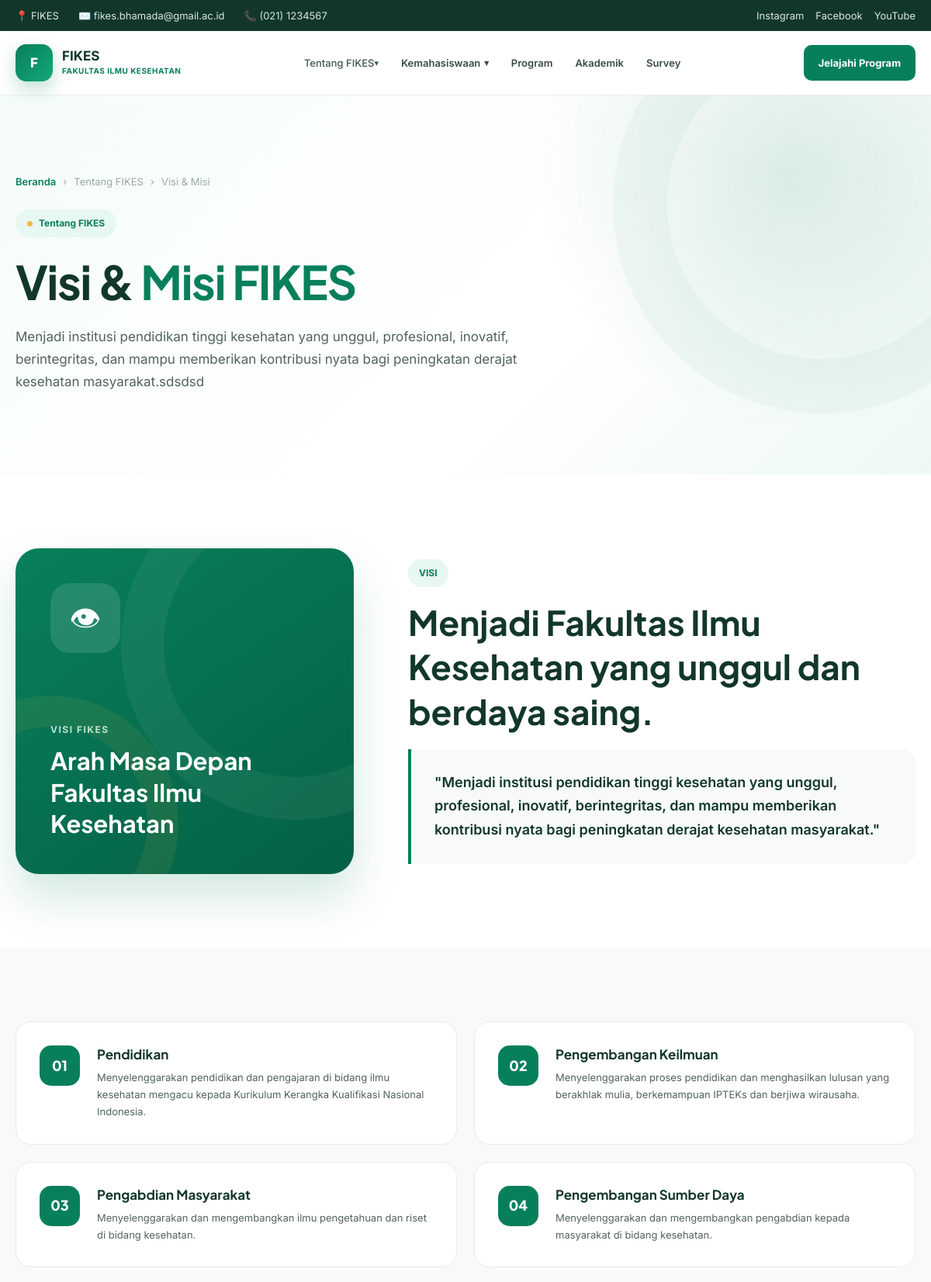
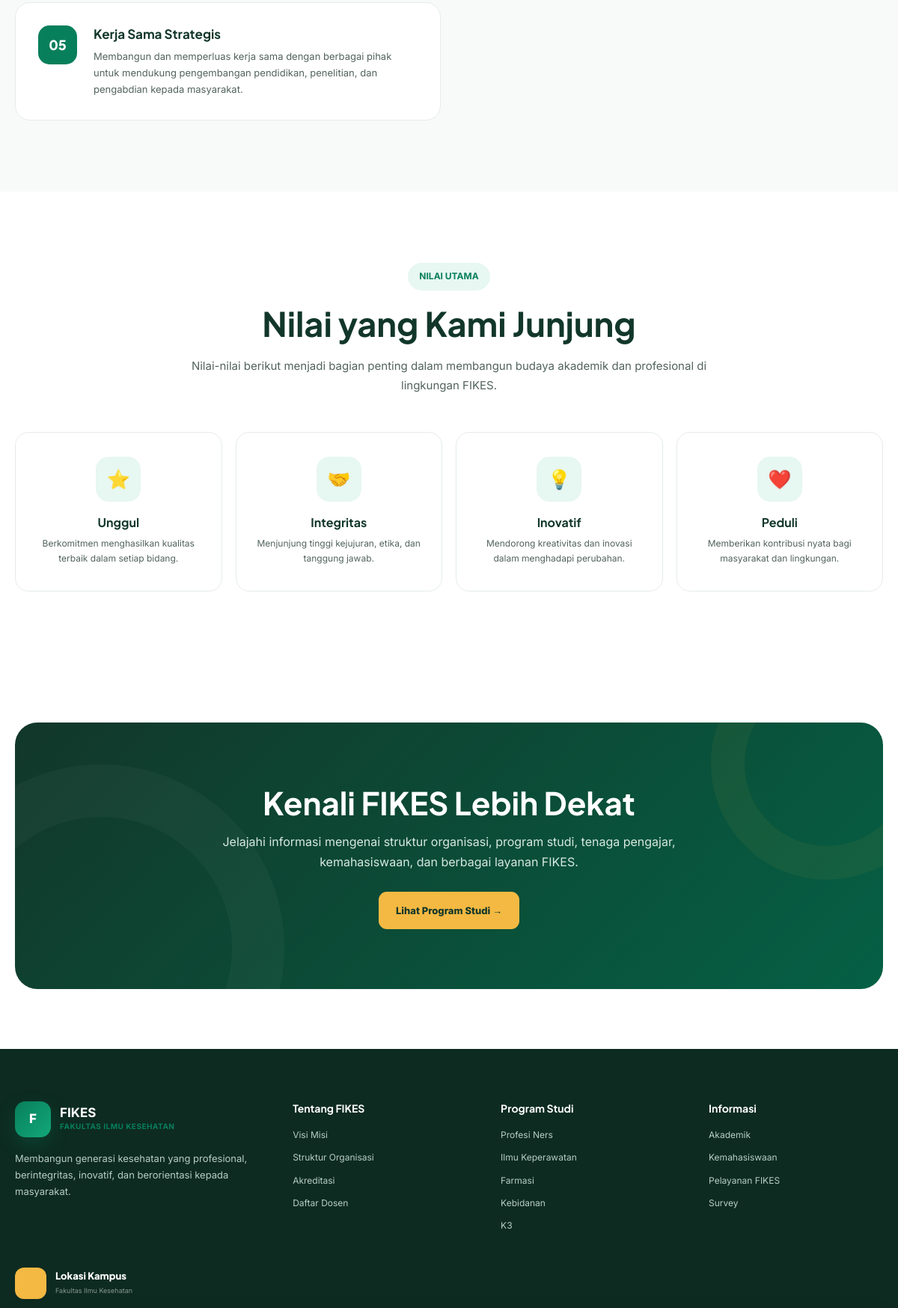
Screenshot of /page/visi-misi/visi-misi.php (upper part) with the database file from the repository (2 pictures, top to bottom).
### tables this page shows
CREATE TABLE `pengaturan` (
  `id` int(10) UNSIGNED NOT NULL,
  `nama_kampus` varchar(180) DEFAULT 'Fakultas Ilmu Kesehatan',
  `email` varchar(150) DEFAULT 'info@fikes.ac.id',
  `telepon` varchar(50) DEFAULT '(021) 1234567',
  `alamat` text DEFAULT NULL,
  `instagram` varchar(255) DEFAULT NULL,
  `facebook` varchar(255) DEFAULT NULL,
  `youtube` varchar(255) DEFAULT NULL,
  `maps_embed` text DEFAULT NULL
);

CREATE TABLE `visi_misi` (
  `id` int(10) UNSIGNED NOT NULL,
  `visi` text NOT NULL,
  `created_at` timestamp NOT NULL DEFAULT current_timestamp(),
  `updated_at` timestamp NOT NULL DEFAULT current_timestamp() ON UPDATE current_timestamp()
);

CREATE TABLE `misi` (
  `id` int(10) UNSIGNED NOT NULL,
  `nomor` int(11) NOT NULL,
  `judul` varchar(150) NOT NULL,
  `isi` text NOT NULL,
  `created_at` timestamp NOT NULL DEFAULT current_timestamp()
);

### page/includes/site-settings.php (called while the page is built, shortened)
<?php
function fikes_setting_value(array $row, array $aliases, string $default = ''): string
{
    foreach ($aliases as $key) {
        if (array_key_exists($key, $row) && trim((string)$row[$key]) !== '') {
            return trim((string)$row[$key]);
        }
    }
    return $default;
}
function fikes_find_settings_table(PDO $pdo): ?array
{
    $preferred = [
        'pengaturan_website', 'pengaturan_web', 'pengaturan',
        'website_settings', 'site_settings', 'settings',
        'konfigurasi_website', 'konfigurasi'
    ];
    $tables = $pdo->query("SELECT TABLE_NAME FROM information_schema.TABLES WHERE TABLE_SCHEMA = DATABASE() AND TABLE_TYPE='BASE TABLE'")->fetchAll(PDO::FETCH_COLUMN);
    $tables = array_values(array_unique(array_map('strval', $tables)));
    $ordered = [];
    foreach ($preferred as $name) if (in_array($name, $tables, true)) $ordered[] = $name;
    foreach ($tables as $name) if (!in_array($name, $ordered, true)) $ordered[] = $name;
    $best = null;
    $bestScore = 0;
    foreach ($ordered as $table) {
        $st = $pdo->prepare("SELECT COLUMN_NAME FROM information_schema.COLUMNS WHERE TABLE_SCHEMA = DATABASE() AND TABLE_NAME = ? ORDER BY ORDINAL_POSITION");
        $st->execute([$table]);
        $cols = $st->fetchAll(PDO::FETCH_COLUMN);
        $lc = array_map('strtolower', $cols);
        $score = 0;
        foreach (['nama_website','nama_website','site_name','website_name','email','telepon','alamat','instagram','facebook','youtube','logo','google_maps','maps','copyright','deskripsi'] as $c) {
            if (in_array($c, $lc, true)) $score += 2;
        }
        foreach (['key','setting_key','nama','kunci'] as $c) if (in_array($c,$lc,true)) $score += 1;
        foreach (['value','setting_value','nilai','isi'] as $c) if (in_array($c,$lc,true)) $score += 1;
        if (in_array($table, $preferred, true)) $score += 5;
        if ($score > $bestScore) { $bestScore = $score; $best = ['table'=>$table,'columns'=>$cols]; }
    }
    return $bestScore >= 3 ? $best : null;
}
function fikes_load_site_settings(PDO $pdo): array
{
    $found = fikes_find_settings_table($pdo);
    $table = str_replace('`','', $found['table']);
    $columns = array_map('strtolower', $found['columns']);
    $quoted = '`' . str_replace('`','``',$table) . '`';
    $rows = $pdo->query("SELECT * FROM $quoted LIMIT 1")->fetch(PDO::FETCH_ASSOC);
    $row = array_change_key_case($rows, CASE_LOWER);
    $keyCol = null; $valueCol = null;
    return $row;
}
function fikes_site_settings(PDO $pdo): array
{
    $cache = fikes_load_site_settings($pdo);
    return $cache;
}

### page/visi-misi/visi-misi.php (the view, shortened to what this page needs)
<?php
$host = 'localhost';
$db   = 'fikes';
$user = 'root';
$pass = '';
$charset = 'utf8mb4';
$dsn = "mysql:host=$host;dbname=$db;charset=$charset";
$options = [
  PDO::ATTR_ERRMODE => PDO::ERRMODE_EXCEPTION,
  PDO::ATTR_DEFAULT_FETCH_MODE => PDO::FETCH_ASSOC,
  PDO::ATTR_EMULATE_PREPARES => false,
];
try {
  $pdo = new PDO($dsn, $user, $pass, $options);
} catch (PDOException $e) {
  die('Koneksi database gagal: ' . $e->getMessage());
}
$visi = $pdo->query("SELECT * FROM visi_misi WHERE id=1")->fetch();
$misi = $pdo->query("SELECT * FROM misi ORDER BY nomor")->fetchAll();
if (!function_exists('e')) {
  function e($value)
  {
    return htmlspecialchars($value ?? '', ENT_QUOTES, 'UTF-8');
  }
}
?>
<!doctype html>
<html lang="id">
  <head>
    <link rel="stylesheet" href="../../assets/css/visi-misi.css" />
  </head>
  <body>
    <?php require_once __DIR__ . '/../menu/topbar.php'; ?>
    <?php require_once __DIR__ . '/../menu/navbar.php'; ?>
    <main>
      <section class="page-hero">
        <div class="container">
          <div class="hero-content">
            <div class="breadcrumb">
              <a href="index.html"> Beranda </a>
              <span>›</span>
              <span> Tentang FIKES </span>
              <span>›</span>
              <span> Visi & Misi </span>
            </div>
            <div class="hero-label">
              <span></span>
              Tentang FIKES
            </div>
            <h1>
              Visi &
              <span>Misi FIKES</span>
            </h1>
            <p>
              <?= e($visi['visi']) ?>
            </p>
          </div>
        </div>
      </section>
      <section class="section visi-section">
        <div class="container visi-grid">
          <div class="visi-visual">
            <div class="visi-icon">👁</div>
            <div class="visi-visual-content">
              <small> Visi FIKES </small>
              <h3>Arah Masa Depan Fakultas Ilmu Kesehatan</h3>
            </div>
          </div>
          <div class="visi-content">
            <span class="section-label"> VISI </span>
            <h2>
              Menjadi Fakultas Ilmu Kesehatan yang unggul dan berdaya saing.
            </h2>
            <div class="visi-text">
              "Menjadi institusi pendidikan tinggi kesehatan yang unggul,
              profesional, inovatif, berintegritas, dan mampu memberikan
              kontribusi nyata bagi peningkatan derajat kesehatan masyarakat."
            </div>
          </div>
        </div>
      </section>
      <section class="section misi-section">
        <div class="container">
          <div class="misi-grid">
            <?php foreach ($misi as $i => $m): ?>
            <div class="misi-card">
              <div class="misi-number"><?= sprintf('%02d', $i + 1) ?></div>
              <div>
                <h3><?= $m['judul'] ?></h3>
                <p>
                  <?= e($m['isi']) ?>
                </p>
              </div>
            </div>
            <?php endforeach; ?>
          </div>
        </div>
      </section>
      <section class="section nilai-section">
        <div class="container">
          <div class="section-header">
            <span class="section-label"> NILAI UTAMA </span>
            <h2>Nilai yang Kami Junjung</h2>
            <p>
              Nilai-nilai berikut menjadi bagian penting dalam membangun budaya
              akademik dan profesional di lingkungan FIKES.
            </p>
          </div>
          <div class="nilai-grid">
            <div class="nilai-card">
              <div class="nilai-icon">⭐</div>
              <h3>Unggul</h3>
              <p>
                Berkomitmen menghasilkan kualitas terbaik dalam setiap bidang.
              </p>
            </div>
            <div class="nilai-card">
              <div class="nilai-icon">🤝</div>
              <h3>Integritas</h3>
              <p>Menjunjung tinggi kejujuran, etika, dan tanggung jawab.</p>
            </div>
            <div class="nilai-card">
              <div class="nilai-icon">💡</div>
              <h3>Inovatif</h3>
              <p>
                Mendorong kreativitas dan inovasi dalam menghadapi perubahan.
              </p>
            </div>
            <div class="nilai-card">
              <div class="nilai-icon">❤️</div>
              <h3>Peduli</h3>
              <p>Memberikan kontribusi nyata bagi masyarakat dan lingkungan.</p>
            </div>
          </div>
        </div>
      </section>
      <section class="cta-section">
        <div class="container">
          <div class="cta">
            <div class="cta-content">
              <h2>Kenali FIKES Lebih Dekat</h2>
              <p>
                Jelajahi informasi mengenai struktur organisasi, program studi,
                tenaga pengajar, kemahasiswaan, dan berbagai layanan FIKES.
              </p>
              <a href="/fikes/program-studi" class="btn">
                Lihat Program Studi →
              </a>
            </div>
          </div>
        </div>
      </section>
    </main>
    <footer>
      <div class="container footer-main">
        <div class="footer-brand">
          <div class="logo footer-logo">
            <div class="logo-icon">F</div>
            <div class="logo-text">
              <strong style="color: white"> FIKES </strong>
              <small> FAKULTAS ILMU KESEHATAN </small>
            </div>
          </div>
          <p>
            Membangun generasi kesehatan yang profesional, berintegritas,
            inovatif, dan berorientasi kepada masyarakat.
          </p>
        </div>
        <div>
          <h4 class="footer-title">Tentang FIKES</h4>
          <div class="footer-links">
            <a href="#"> Visi Misi </a>
            <a href="#"> Struktur Organisasi </a>
            <a href="#"> Akreditasi </a>
            <a href="#"> Daftar Dosen </a>
          </div>
        </div>
        <div>
          <h4 class="footer-title">Program Studi</h4>
          <div class="footer-links">
            <a href="#"> Profesi Ners </a>
            <a href="#"> Ilmu Keperawatan </a>
            <a href="#"> Farmasi </a>
            <a href="#"> Kebidanan </a>
            <a href="#"> K3 </a>
          </div>
        </div>
        <div>
          <h4 class="footer-title">Informasi</h4>
          <div class="footer-links">
            <a href="#"> Akademik </a>
            <a href="#"> Kemahasiswaan </a>
            <a href="#"> Pelayanan FIKES </a>
            <a href="#"> Survey </a>
          </div>
        </div>
        <div class="footer-location">
          <div class="location-header">
            <div class="location-icon">
            </div>
            <div>
              <h3>Lokasi Kampus</h3>
              <p>Fakultas Ilmu Kesehatan</p>
            </div>
          </div>
        </div>
      </div>
    </footer>
  </body>
</html>

### page/menu/topbar.php (shortened to what this page needs)
<?php
require_once __DIR__ . '/../includes/site-settings.php';
$site = fikes_site_settings($pdo);
$siteName = fikes_setting_value($site, ['nama_website', 'site_name', 'website_name', 'nama', 'title'], 'FIKES');
$siteEmail = fikes_setting_value($site, ['email', 'email_website', 'email_kampus', 'email_fikes'], 'info@fikes.ac.id');
$sitePhone = fikes_setting_value($site, ['telepon', 'no_telepon', 'nomor_telepon', 'phone', 'telephone', 'telp'], '(021)
1234567');
$siteInstagram = fikes_setting_value($site, ['instagram', 'instagram_url', 'link_instagram'], '#');
$siteFacebook = fikes_setting_value($site, ['facebook', 'facebook_url', 'link_facebook'], '#');
$siteYoutube = fikes_setting_value($site, ['youtube', 'youtube_url', 'link_youtube'], '#');
?>
<div class="topbar">
  <div class="container topbar-inner">
    <div class="topbar-info">
      <span>📍 <?= e($siteName) ?></span>
      <span>✉️ <?= e($siteEmail) ?></span>
      <span>📞 <?= e($sitePhone) ?></span>
    </div>
    <div class="topbar-social">
      <?php if ($siteInstagram !== '#'): ?><a href="<?= e($siteInstagram) ?>" target="_blank"
          rel="noopener">Instagram</a><?php endif; ?>
      <?php if ($siteFacebook !== '#'): ?><a href="<?= e($siteFacebook) ?>" target="_blank"
          rel="noopener">Facebook</a><?php endif; ?>
      <?php if ($siteYoutube !== '#'): ?><a href="<?= e($siteYoutube) ?>" target="_blank"
          rel="noopener">YouTube</a><?php endif; ?>
    </div>
  </div>
</div>

### rows the page displays
pengaturan: email "fikes.bhamada@gmail.ac.id", telepon "(021) 1234567"
visi_misi: visi "Menjadi institusi pendidikan tinggi kesehatan yang unggul, profesional, inovatif, berintegritas, dan mampu memberikan kontribusi nyata bagi peningkatan derajat kesehatan masyarakat.sdsdsd"
misi: judul "Pendidikan", isi "Menyelenggarakan pendidikan dan pengajaran di bidang ilmu kesehatan mengacu kepada Kurikulum Kerangka Kualifikasi Nasional Indonesia."
misi: judul "Pengembangan Keilmuan", isi "Menyelenggarakan proses pendidikan dan menghasilkan lulusan yang berakhlak mulia, berkemampuan IPTEKs dan berjiwa wirausaha."
misi: judul "Pengabdian Masyarakat", isi "Menyelenggarakan dan mengembangkan ilmu pengetahuan dan riset di bidang kesehatan."
misi: judul "Pengembangan Sumber Daya", isi "Menyelenggarakan dan mengembangkan pengabdian kepada masyarakat di bidang kesehatan."
misi: judul "Kerja Sama Strategis", isi "Membangun dan memperluas kerja sama dengan berbagai pihak untuk mendukung pengembangan pendidikan, penelitian, dan pengabdian kepada masyarakat."

### other values shown
$siteName "FIKES"
